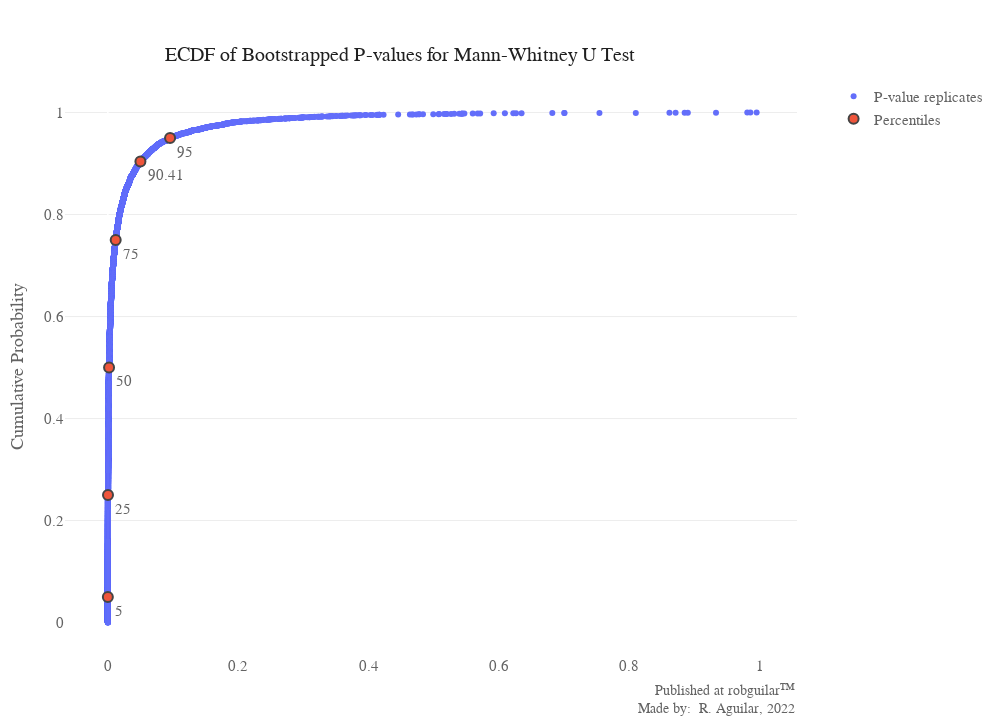

This figure's notebook cell:
### Markdown cell above
Just 1,48% of the Inexperienced players present more Kills registered than the Experienced ones, by taking a conclusion from 10,000 replicates of a resampled dataset

In the case of the bootstrapped P-value for the Mann-Whitney U Test estimate, the best way to avoid the binning bias from a huge number of decimal values is to represent the probabilities with an Empirical Cumulative Distribution Function, as we are going to see next

### Code cell
import plotly.graph_objects as go

# Import numpy library
import numpy as np

# ECDF Generator function
def ecdf(data):
    # Generate ECDF (Empirical Cumulative Distribution Function)
    # for one dimension arrays
    n = len(data)

    # X axis data
    x = np.sort(data)

     # Y axis data
    y = np.arange(1, n+1) / n

    return x, y

# ECDF plot generator
def ecdf_plot(data, var_label):
    # Generate ECDF data
    x, y = ecdf(data)

    # Generate percentile makers 
    percentiles = np.array([5,25,50,75, p_test*100, 95]) #Plot the percentile where the bootstrapped p-value is located
    ptiles = np.percentile(data, percentiles)

    # ECDF plot
    plot = go.Figure()

    # Add traces
    plot.add_trace(go.Scatter(x=x, y=y,
                        mode='markers',
                        name=var_label))
    plot.add_trace(go.Scatter(x=ptiles, y=percentiles/100,
                        mode='markers+text',
                        name='Percentiles', marker_line_width=2, marker_size=10,
                        text=percentiles, textposition="bottom right"))
    plot.update_layout(layout)
    plot.add_annotation(sign)

    return plot

ecdf = ecdf_plot(bs_test_replicates, "P-value replicates")
ecdf.update_layout(title = {'text':'ECDF of Bootstrapped P-values for Mann-Whitney U Test'},
                        yaxis = {'title':"Cumulative Probability"})
ecdf.show()

### Figure 1 — Plotly figure (JSON) as saved in the notebook; plotly's stock layout.template omitted (floating-point values rounded to 4 significant figures; data arrays with more than 128 entries replaced by an {"elided": "..."} marker saying what was removed)
{"data": [{"mode": "markers", "name": "P-value replicates", "type": "scatter", "x": {"elided": "10000 float values"}, "y": {"elided": "10000 float values"}}, {"marker": {"line": {"width": 2}, "size": 10}, "mode": "markers+text", "name": "Percentiles", "text": [5, 25, 50, 75, 90.41, 95], "textposition": "bottom right", "type": "scatter", "x": [7.399e-06, 0.0002312, 0.001867, 0.01204, 0.04995, 0.09543], "y": [0.05, 0.25, 0.5, 0.75, 0.9041, 0.95]}], "layout": {"activeshape": {"opacity": 0.7}, "annotations": [{"align": "right", "font": {"size": 14}, "showarrow": false, "text": "Published at <a href='https://www.robguilar.com'>robguilar&#8482;</a><br>Made by:  R. Aguilar, 2022", "visible": true, "x": 1, "xref": "paper", "y": -0.11, "yref": "paper"}], "autosize": true, "autotypenumbers": "convert types", "font": {"color": "#636363", "family": "segoe ui light", "size": 15}, "grid": {"pattern": "coupled", "roworder": "bottom to top", "xgap": 0.5, "xside": "bottom", "ygap": 0.5}, "height": 720, "hoverdistance": 50, "hoverlabel": {"align": "left", "bgcolor": "#3D5165", "bordercolor": "#fff", "font": {"color": "#FFFFFF", "family": "segoe ui light", "size": 15}}, "legend": {"bordercolor": "#F70000", "font": {"size": 15}, "itemclick": "toggleothers", "itemdoubleclick": false, "itemwidth": 30, "title": {"font": {"color": "#202020", "size": 17}, "side": "top"}, "x": 1.05}, "margin": {"b": 65, "l": 65, "pad": 0, "r": 65, "t": 80}, "newshape": {"line": {"color": "#3D5165", "width": 1.5}, "opacity": 0.7}, "paper_bgcolor": "#FFFFFF", "plot_bgcolor": "#FFFFFF", "separators": ". ", "showlegend": true, "title": {"font": {"color": "#202020", "family": "bahnschrift light", "size": 20}, "pad": {"b": 15, "l": 1}, "text": "ECDF of Bootstrapped P-values for Mann-Whitney U Test", "x": 0.4, "xanchor": "center", "y": 0.935, "yanchor": "top", "yref": "container"}, "width": 1000, "xaxis": {"anchor": "free", "automargin": true, "gridcolor": "#fff", "position": 0, "showgrid": false, "showspikes": false, "spikecolor": "#DEDEDE", "spikethickness": 1.5, "tickcolor": "#FD0000", "ticklabelposition": "outside", "title": {"standoff": 10}, "zeroline": true, "zerolinecolor": "#fff", "zerolinewidth": 1.5}, "yaxis": {"automargin": true, "gridcolor": "#EDEDED", "showspikes": false, "spikecolor": "#DEDEDE", "spikethickness": 1.5, "ticklabelposition": "outside", "tickprefix": "", "ticksuffix": "", "title": {"text": "Cumulative Probability"}, "zeroline": true, "zerolinecolor": "#fff", "zerolinewidth": 1.5}}}
